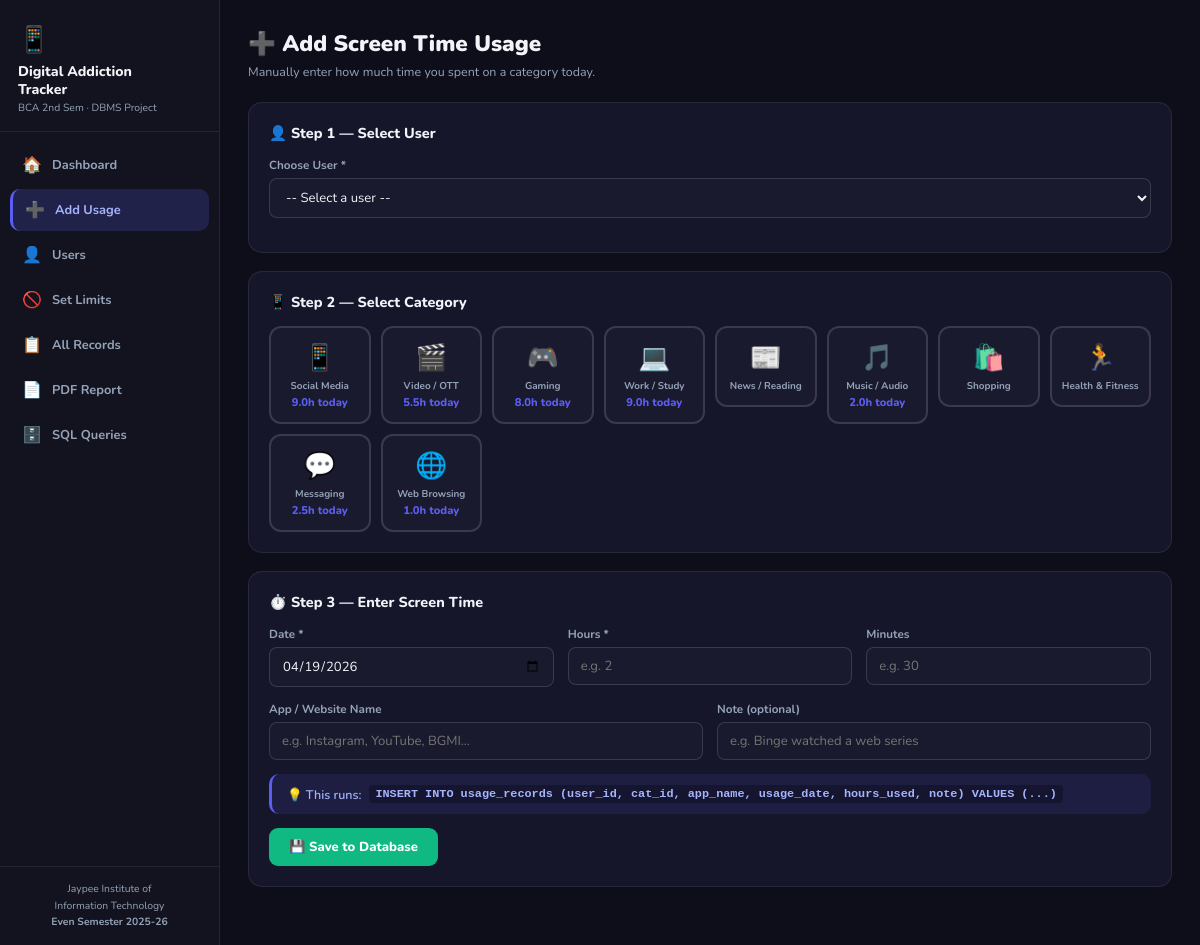
/add_usage.php, run on the app's committed database.
### tables this page shows
CREATE TABLE IF NOT EXISTS categories (
    cat_id   INT AUTO_INCREMENT PRIMARY KEY,
    cat_name VARCHAR(50) NOT NULL,
    icon     VARCHAR(10) NOT NULL
);

### add_usage.php (the view, shortened to what this page needs)
<?php
require 'includes/db.php';
$categories = [];
$res2 = $conn->query("SELECT cat_id, cat_name, icon FROM categories ORDER BY cat_id");
while ($r = $res2->fetch_assoc()) $categories[] = $r;
$todayUsage = [];
$res3 = $conn->query("
    SELECT cat_id, ROUND(SUM(hours_used),1) AS hrs
    FROM usage_records
    WHERE usage_date = CURDATE()
    GROUP BY cat_id
");
while ($r = $res3->fetch_assoc()) $todayUsage[$r['cat_id']] = $r['hrs'];
?>
<!DOCTYPE html>
<html lang="en">
<head>
  <link rel="stylesheet" href="css/style.css">
</head>
<body>
<div class="layout">
  <?php require 'includes/sidebar.php'; ?>
  <main class="main">
    <div class="page-title">➕ Add Screen Time Usage</div>
    <div class="page-sub">Manually enter how much time you spent on a category today.</div>
    <form method="POST" action="add_usage.php">
      <div class="card-box">
        <h3>👤 Step 1 — Select User</h3>
        <div class="form-group">
          <label>Choose User *</label>
          <select name="user_id" required>
            <option value="">-- Select a user --</option>
          </select>
        </div>
      </div>
      <div class="card-box">
        <h3>📱 Step 2 — Select Category</h3>
        <div class="cat-grid">
          <?php foreach ($categories as $i => $cat): ?>
            <label style="cursor:pointer">
              <div class="cat-card">
                <div class="c-ico"><?= $cat['icon'] ?></div>
                <div class="c-nm"><?= htmlspecialchars($cat['cat_name']) ?></div>
                <?php if (isset($todayUsage[$cat['cat_id']])): ?>
                  <div class="c-hrs"><?= $todayUsage[$cat['cat_id']] ?>h today</div>
                <?php endif; ?>
              </div>
            </label>
          <?php endforeach; ?>
        </div>
      </div>
      <div class="card-box">
        <h3>⏱️ Step 3 — Enter Screen Time</h3>
        <div class="form-grid3">
          <div class="form-group">
            <label>Date *</label>
            <input type="date" name="usage_date" value="<?= date('Y-m-d') ?>" required>
          </div>
          <div class="form-group">
            <label>Hours *</label>
            <input type="number" name="hours" min="0" max="24" step="1" placeholder="e.g. 2">
          </div>
          <div class="form-group">
            <label>Minutes</label>
            <input type="number" name="minutes" min="0" max="59" step="5" placeholder="e.g. 30">
          </div>
        </div>
        <div class="form-grid">
          <div class="form-group">
            <label>App / Website Name</label>
            <input type="text" name="app_name" placeholder="e.g. Instagram, YouTube, BGMI...">
          </div>
          <div class="form-group">
            <label>Note (optional)</label>
            <input type="text" name="note" placeholder="e.g. Binge watched a web series">
          </div>
        </div>
        <div class="alert info" style="margin-bottom:14px">
          💡 This runs: <code style="background:rgba(0,0,0,0.3);padding:2px 6px;border-radius:4px;font-size:.74rem">
          INSERT INTO usage_records (user_id, cat_id, app_name, usage_date, hours_used, note) VALUES (...)
          </code>
        </div>
        <button type="submit" class="btn green">💾 Save to Database</button>
      </div>
    </form>
  </main>
</div>
</body>
</html>

### css/style.css (style rules this page uses)
*, *::before, *::after { box-sizing: border-box; margin: 0; padding: 0; }
:root { --bg: #0e0e1a; --bg2: #13131f; --bg3: #1a1a2e; --card: #16162a; --accent: #5b5ef4; --accent2: #8b5cf6; --green: #10b981; --red: #ef4444; --orange: #f59e0b; --cyan: #06b6d4; --text: #f1f5f9; --text2: #94a3b8; --border: rgba(255,255,255,0.08); --border2: rgba(255,255,255,0.14); --shadow: 0 4px 24px rgba(0,0,0,0.4); --radius: 14px; }
body { font-family: 'Nunito', sans-serif; background: var(--bg); color: var(--text); min-height: 100vh; }
.layout { display: flex; min-height: 100vh; }
.main { margin-left: 220px; flex: 1; padding: 28px 28px 40px; max-width: calc(100vw - 220px); }
.page-title { font-size: 1.4rem; font-weight: 900; margin-bottom: 4px; }
.page-sub { font-size: 0.78rem; color: var(--text2); margin-bottom: 22px; }
.card-box { background: var(--card); border: 1px solid var(--border); border-radius: var(--radius); padding: 20px; margin-bottom: 18px; }
.card-box h3 { font-size: 0.9rem; font-weight: 800; margin-bottom: 14px; display: flex; align-items: center; gap: 7px; color: var(--text); }
.form-grid { display: grid; grid-template-columns: 1fr 1fr; gap: 14px; }
.form-grid3 { display: grid; grid-template-columns: 1fr 1fr 1fr; gap: 14px; }
.form-group { display: flex; flex-direction: column; gap: 5px; margin-bottom: 14px; }
.form-group label { font-size: 0.73rem; font-weight: 700; color: var(--text2); }
input[type=text], input[type=number], input[type=date], select, textarea { background: var(--bg3); border: 1.5px solid var(--border2); border-radius: 8px; padding: 9px 12px; font-family: 'Nunito', sans-serif; font-size: 0.82rem; color: var(--text); outline: none; transition: border-color .15s; width: 100%; }
select option { background: var(--bg3); }
.btn { display: inline-flex; align-items: center; gap: 6px; background: var(--accent); color: #fff; border: none; border-radius: 9px; padding: 10px 20px; font-family: 'Nunito', sans-serif; font-size: 0.82rem; font-weight: 800; cursor: pointer; text-decoration: none; transition: all .15s; }
.btn.green { background: var(--green); }
.alert { padding: 11px 15px; border-radius: 10px; font-size: 0.78rem; font-weight: 600; margin-bottom: 10px; display: flex; align-items: center; gap: 8px; }
.alert.info { background: rgba(91,94,244,0.12); border-left: 3px solid var(--accent); color: #a5b4fc; }
.cat-grid { display: grid; grid-template-columns: repeat(auto-fill, minmax(90px, 1fr)); gap: 10px; }
.cat-card { background: var(--bg3); border: 2px solid var(--border2); border-radius: 12px; padding: 12px 8px; text-align: center; cursor: pointer; transition: all .2s; }
.cat-card .c-ico { font-size: 1.6rem; }
.cat-card .c-nm { font-size: 0.62rem; font-weight: 700; color: var(--text2); margin-top: 4px; }
.cat-card .c-hrs { font-size: 0.7rem; font-weight: 800; color: var(--accent); margin-top: 2px; }

### data on the page
categories: icon "📱", cat_name "Social Media", cat_id "9.0"
categories: icon "🎬", cat_name "Video / OTT", cat_id "5.5"
categories: icon "🎮", cat_name "Gaming", cat_id "8.0"
categories: icon "💻", cat_name "Work / Study", cat_id "9.0"
categories: icon "📰", cat_name "News / Reading"
categories: icon "🎵", cat_name "Music / Audio", cat_id "2.0"
categories: icon "🛍️", cat_name "Shopping"
categories: icon "🏃", cat_name "Health & Fitness"
categories: icon "💬", cat_name "Messaging", cat_id "2.5"
categories: icon "🌐", cat_name "Web Browsing", cat_id "1.0"

### other printed values
$pg['ico'] "🏠"
$pg['label'] "Dashboard"
$pg['ico'] "➕"
$pg['label'] "Add Usage"
$pg['ico'] "👤"
$pg['label'] "Users"
$pg['ico'] "🚫"
$pg['label'] "Set Limits"
$pg['ico'] "📋"
$pg['label'] "All Records"
$pg['ico'] "📄"
$pg['label'] "PDF Report"
$pg['ico'] "🗄️"
$pg['label'] "SQL Queries"
